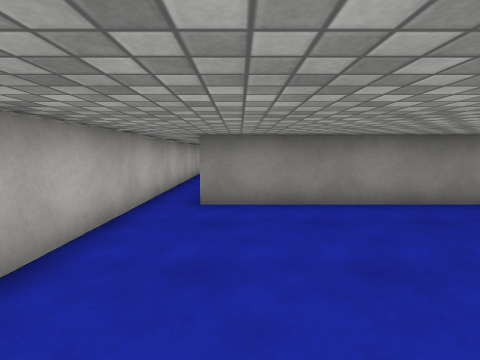
View 1 (above)

14 first-person views from a walk through a scene from a Unity 3-D project. The camera is 1.3 m above the floor, tilts 6° down and sees 85° across. The floor is counted in squares, 1 m on a side. Each view is taken from the middle of a square. On the plan, view 1 faces up. The plan holds only what a view shows up to about 13 squares ahead; the rest is blank. The place goes on beyond the plan. The player is left out. Surface patterns are stand-ins for the level's own textures.

View 2
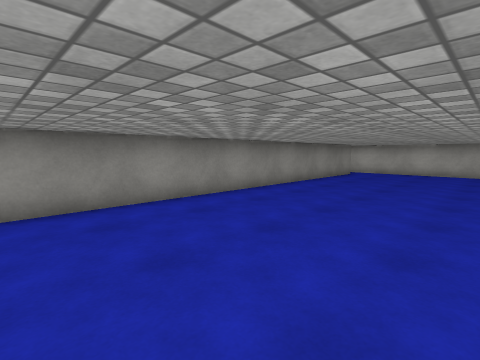

View 3
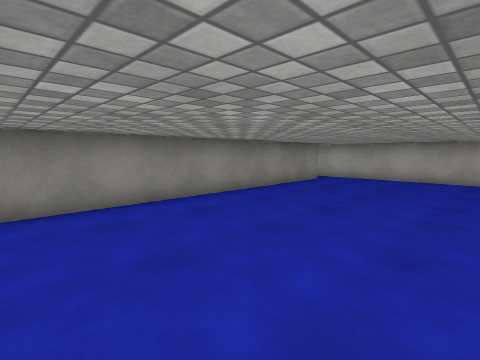

View 4
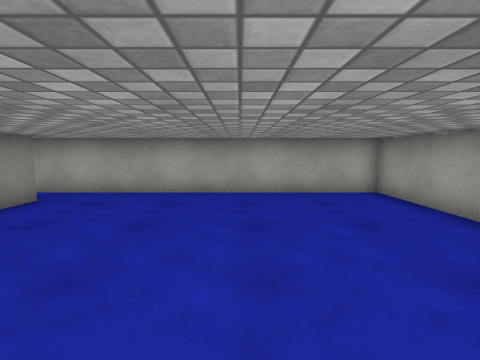

View 5
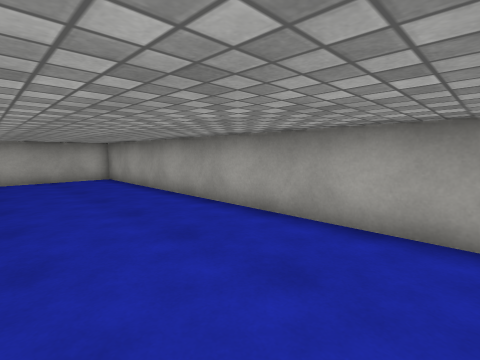

View 6
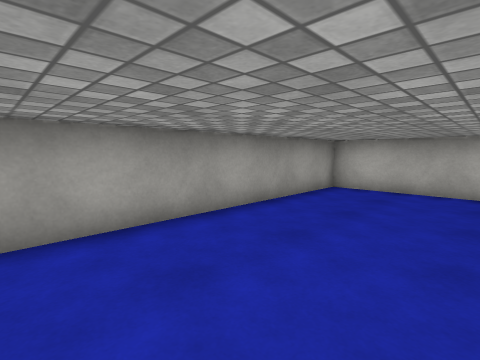

View 7
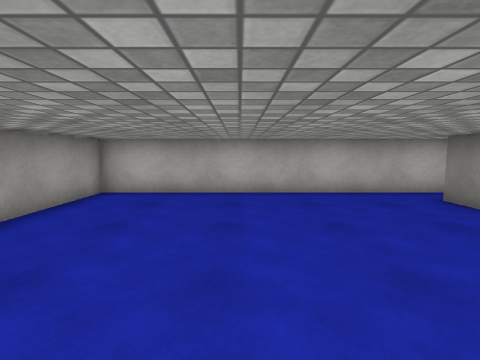

View 8
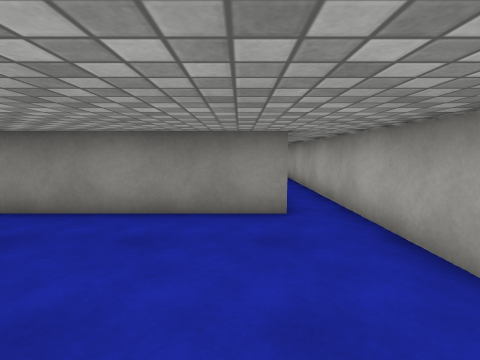

View 9
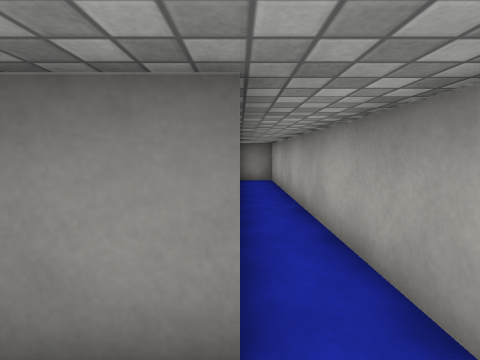

View 10
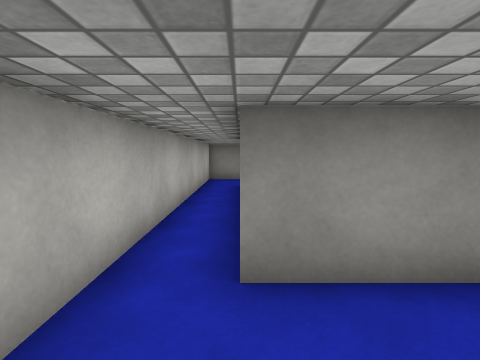

View 11
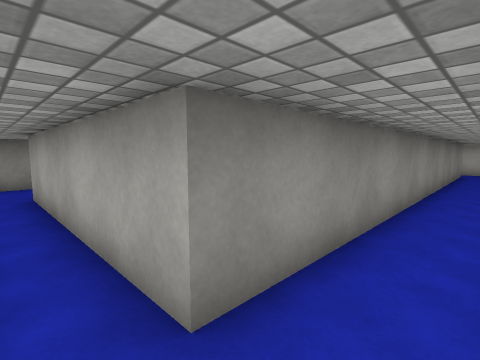

View 12
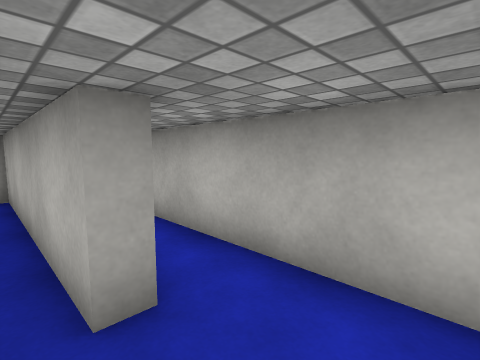

View 13
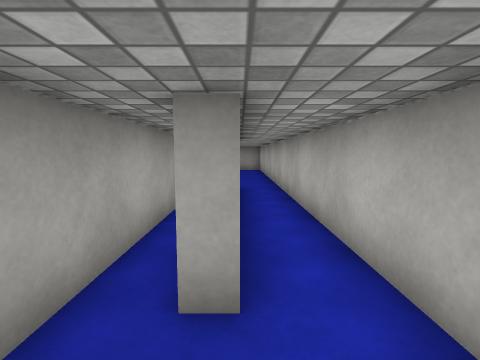

View 14
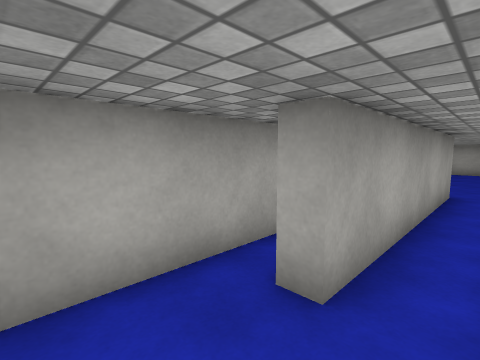

### Floor plan
Points are (right, up) in squares from view 1. A wall is a line through its corners. A room is listed if a view was taken in it or the views show most of it. See-through windows are left out.
Room 1 (views 1, 2, 3, 4, 5, 6, 7, 8, 9, 10, 11)
walls: (16.1, 6.5) (-1, 6.5) (-1, 14); (-2.5, 13.5) (-2.5, -3.5) (17.5, -3.5) (17.5, 17.2) (16, 17.2)
ways out: opening at (-2, 14) to room 2
Room 2 (views 12, 13, 14)
walls: (-1, 14) (-0.5, 14); (-0.6, 16.7) (-2.5, 16.7) (-2.5, 13.5); (0.5, 13.5) (0.5, 16)
ways out: opening at (-2, 14) to room 1; opening at (0, 14)

Where each view was taken, in squares from view 1:
view 1: 0 up, 0 right, facing up
view 2: 0 up, 0 right, facing up-right
view 3: 0 up, 4 right, facing up-right
view 4: 1 up, 9 right, facing right
view 5: 1 up, 4 right, facing down-right
view 6: 1 up, 7 right, facing down-left
view 7: 1 up, 6 right, facing left
view 8: 1 up, 15 right, facing up
view 9: 5 up, 16 right, facing up
view 10: 4 up, 1 left, facing up
view 11: 5 up, 2 left, facing up-right
view 12: 16 up, 0 right, facing down-left
view 13: 16 up, 1 left, facing down
view 14: 16 up, 2 left, facing down-right
